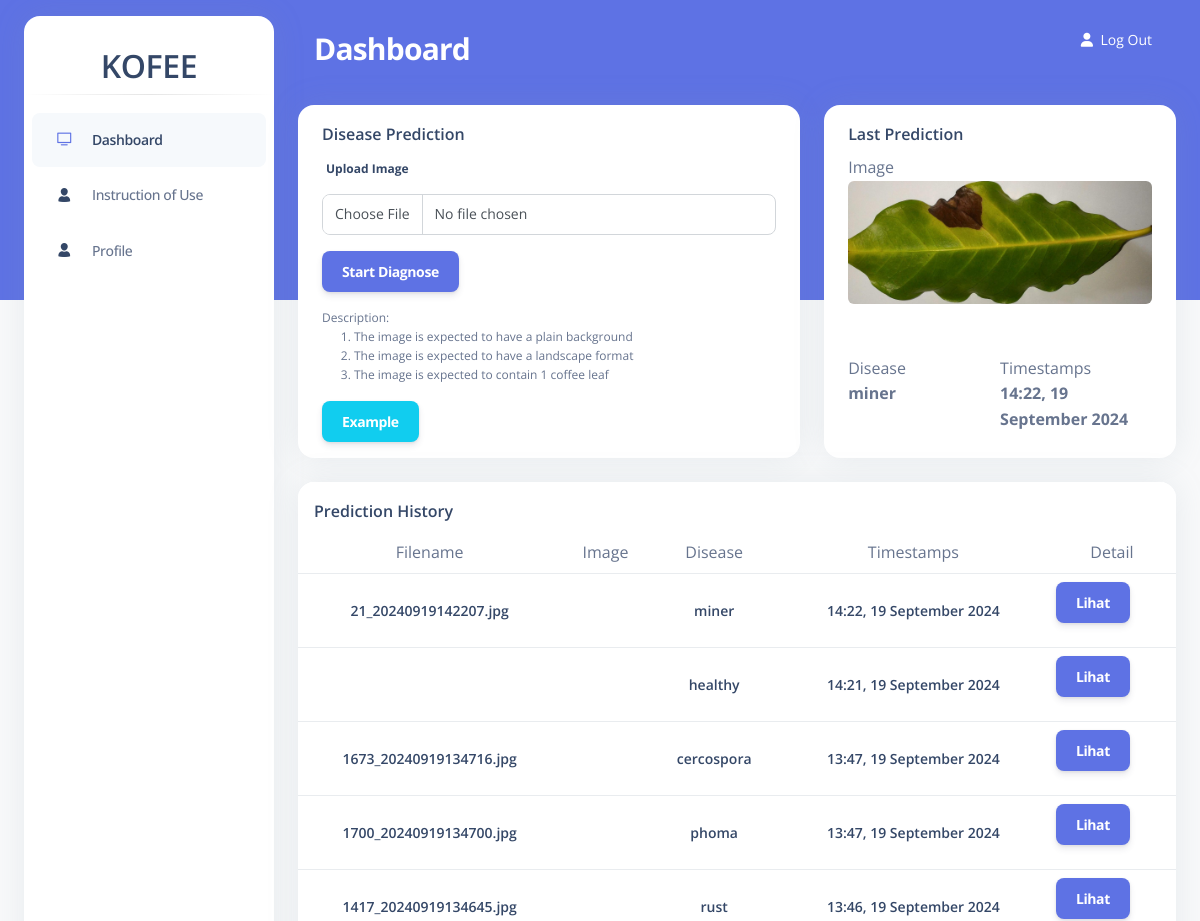
/ (signed in, upper part), run on an earlier commit of the app's database.
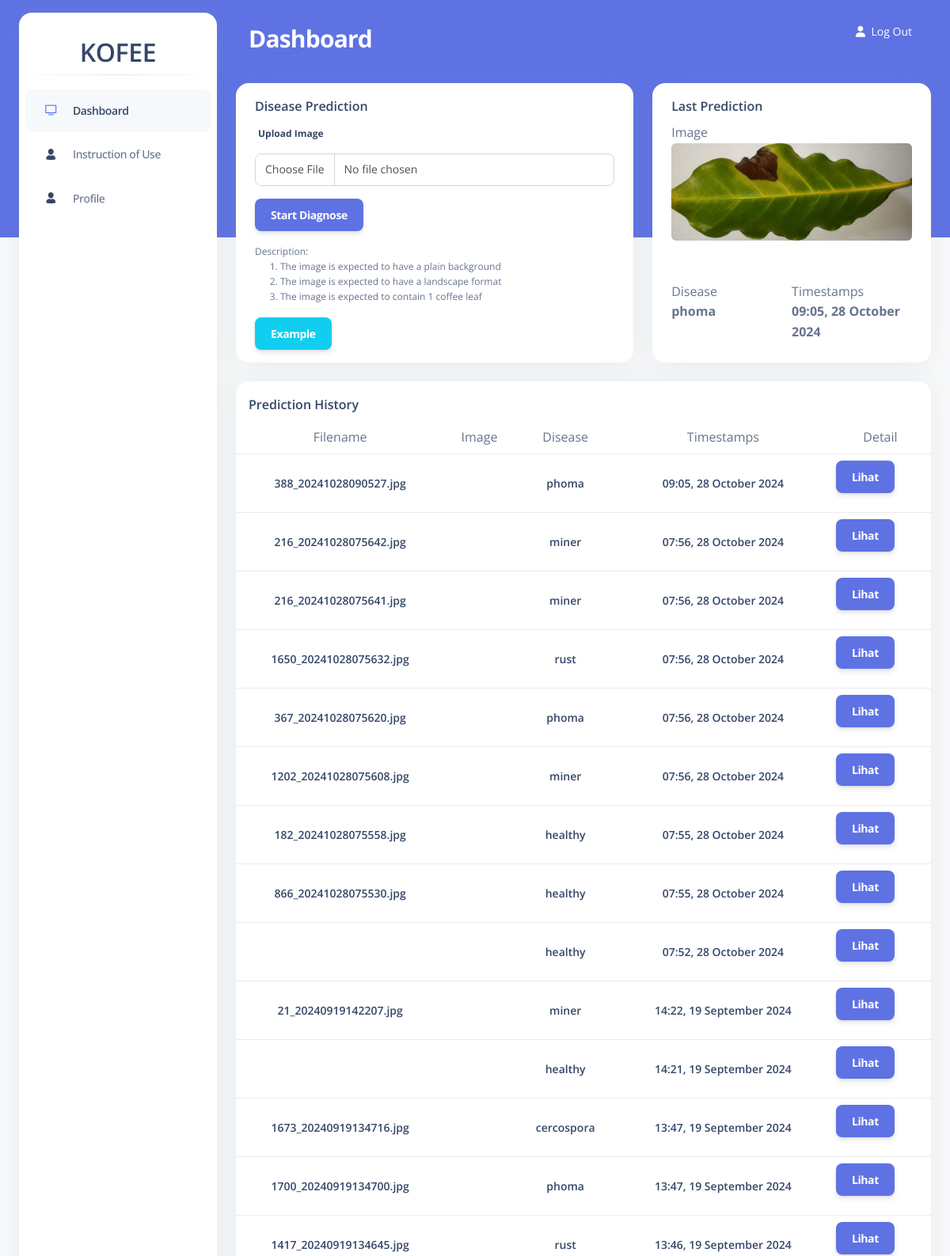
And on a later commit of the database.
### WebClient/models.py (models this page shows, shortened)
class History(models.Model):
    userid = models.ForeignKey(settings.AUTH_USER_MODEL, on_delete=models.CASCADE, default=1)
    label = models.ForeignKey(Label, on_delete=models.CASCADE, default=2)
    filename = models.CharField(max_length=255, default="")
    image = models.ImageField(upload_to=imageuploadfilename)
    timestamp = models.DateTimeField(auto_now_add=True)

class Label(models.Model):
    name = models.CharField(max_length=255)
    treatment = models.TextField(default="Tidak dibutuhkan treatment khusus")
    def __str__(self):
        return self.name

### WebClient/views.py (the view, shortened to what this page needs)
# urls.py: 2. Add a URL to urlpatterns:  path('', views.home, name='home')
@login_required
def home(request):
    if request.method == 'GET':
        context = {'title': 'Dashboard | Kofee', 'judul_halaman': "Dashboard"}
        template = 'dashboard/dashboard.html'
        histories = History.objects.filter(userid=request.user).order_by('-timestamp')
        labels = Label.objects.all()
        for history in histories:
            history.image = settings.MEDIA_URL + str(history.image)
            history.timestamp = change12HourTo24HourFormat(history.timestamp.strftime("%I:%M %p")) + history.timestamp.strftime(", %d %B %Y")
            for label in labels:
                if history.label_id == label.id:
                    history.treatment = label.treatment
                    break
        context['histories'] = histories
        context['last_history'] =  histories.first() if histories.exists() else None
        return render(request,
                      template,
                      context)

### WebClient/helper.py (called while the page is built)
def change12HourTo24HourFormat(timestamp):
    return datetime.strptime(timestamp, "%I:%M %p").strftime("%H:%M")

### WebClient/templates/dashboard/dashboard.html (shortened to what the changed rows need)
{% extends 'dashboard/base_dashboard.html' %}
{% block content %}
<div class="container-fluid py-4">
  <div class="row">
    <div class="col-lg-5 mb-lg-0 mb-4">
      <div class="card h-100">
        <div class="card-body py-0" style="height: 300px!important;">
          <div style="height: 100px; display: flex;">
            <div style="width: 50%;">
              <p class="mb-0">Disease</p>
              {% if last_history %}
              <b>{{last_history.label}}</b>
              {% else %}
              <b>No prediction yet</b>
              {% endif %}
            </div>
            <div style="width: 50%;">
              <p class="mb-0">Timestamps</p>
              {% if last_history %}
              <b>{{last_history.timestamp}}</b>
              {% else %}
              <b>No prediction yet</b>
              {% endif %}
            </div>
          </div>
        </div>
      </div>
    </div>
  </div>
  <div class="row mt-4">
    <div class="col-12 mb-lg-0 mb-4">
      <div class="card ">
        <div class="table-responsive">
          <table class="table align-items-center ">
            <tbody>
              {% for history in histories %}
              <tr>
                <td class="w-30">
                  <div class="px-2 py-1">
                    <h6 class="text-sm text-center mb-0">{{history.filename}}</h6>
                  </div>
                </td>
                <td>
                  <div class="text-center">
                  </div>
                </td>
                <td>
                  <div class="text-center">
                    <h6 class="text-sm mb-0">{{history.label}}</h6>
                  </div>
                </td>
                <td class="align-middle text-sm">
                  <div class="col text-center">
                    <h6 class="text-sm mb-0">{{history.timestamp}}</h6>
                  </div>
                </td>
                <td>
                  <button type="button" class="btn btn-primary" data-bs-toggle="modal" data-bs-target="#modalhistory{{forloop.counter}}">
                    Lihat
                  </button>
                </td>
              </tr>
              {% endfor %}
            </tbody>
          </table>
        </div>
      </div>
    </div>
  </div>
</div>
{% endblock %}

What changed in the data, as far as the page shows it:
added History: label "phoma", timestamp "09:05, 28 October 2024", filename "388_20241028090527.jpg"
added History: filename "216_20241028075642.jpg", label "miner", timestamp "07:56, 28 October 2024"
added History: filename "216_20241028075641.jpg", label "miner", timestamp "07:56, 28 October 2024"
added History: filename "1650_20241028075632.jpg", label "rust", timestamp "07:56, 28 October 2024"
added History: filename "367_20241028075620.jpg", label "phoma", timestamp "07:56, 28 October 2024"
added History: filename "1202_20241028075608.jpg", label "miner", timestamp "07:56, 28 October 2024"
added History: filename "182_20241028075558.jpg", label "healthy", timestamp "07:55, 28 October 2024"
added History: filename "866_20241028075530.jpg", label "healthy", timestamp "07:55, 28 October 2024"
added History: label "healthy", timestamp "07:52, 28 October 2024"
Also different on the page:
{{ last_history.label }}: "miner" → "phoma"
{{ last_history.timestamp }}: "14:22, 19 September 2024" → "09:05, 28 October 2024"
